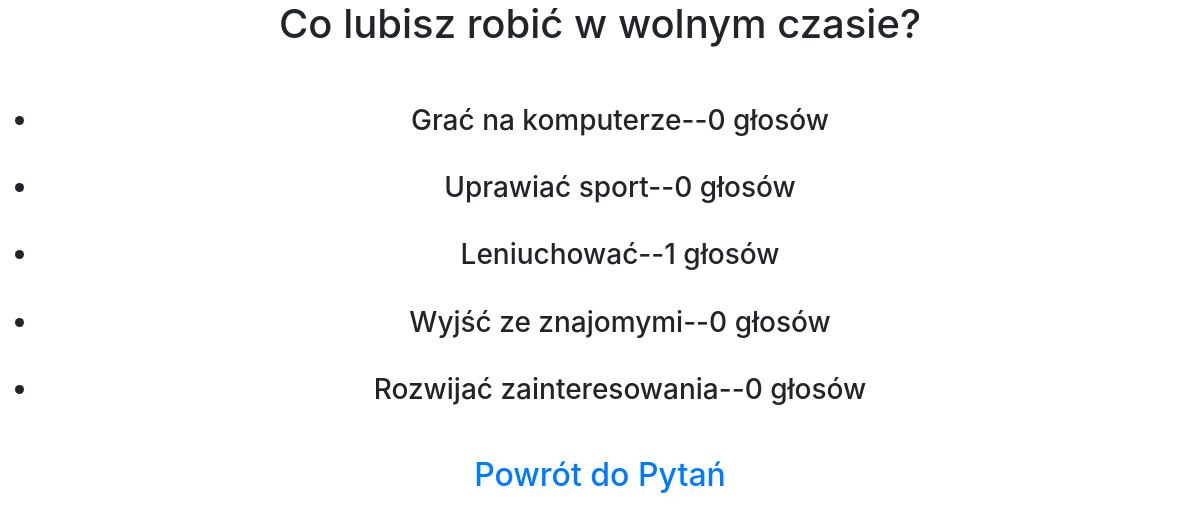
Page /ankieta/5/wyniki on the committed database.
### questionnaire/models.py (models this page shows, shortened)
class Question(models.Model):
    question_text=models.CharField(max_length=200)
    question_date=models.DateField(auto_now=True)
    object=models.Manager()
    class Meta:
        verbose_name='Pytanie'
        verbose_name_plural='Pytania'

class Answer(models.Model):
    question = models.ForeignKey(Question,on_delete=models.CASCADE)
    answer_text=models.CharField(max_length=200)
    glosy=models.IntegerField(default=0)
    object=models.Manager()
    class Meta:
        verbose_name='Odpowiedz'
        verbose_name_plural='Odpowiedzi'

### questionnaire/views.py (the view)
# urls.py: path('<int:question_id>/wyniki',views.result,name='result'),
def result(request,question_id):
    question=get_object_or_404(Question,pk=question_id)
    return render(request,'questionnaire/result.html',{'question':question})

### questionnaire/templates/questionnaire/result.html (shortened to what this page needs)
{% extends 'questionnaire/base.html' %}
{% block content %}
<center>
<h1>{{question.question_text}}</h1>
<ul>
    <br><br>
    <h3>
    {% for ans in question.answer_set.all %}
        <li>{{ans.answer_text}}--{{ ans.glosy }} głosów</li>
        <br>
    {%endfor%}
    </ul>
<h2>
<a href="{% url 'index' %}">Powrót do Pytań</a>   </h2>
</center>
{% endblock %}

### rows in the picture
Question: question_text "Co lubisz robić w wolnym czasie?"
Answer: answer_text "Grać na komputerze", glosy "0"
Answer: answer_text "Uprawiać sport", glosy "0"
Answer: answer_text "Leniuchować", glosy "1"
Answer: answer_text "Wyjść ze znajomymi", glosy "0"
Answer: answer_text "Rozwijać zainteresowania", glosy "0"
